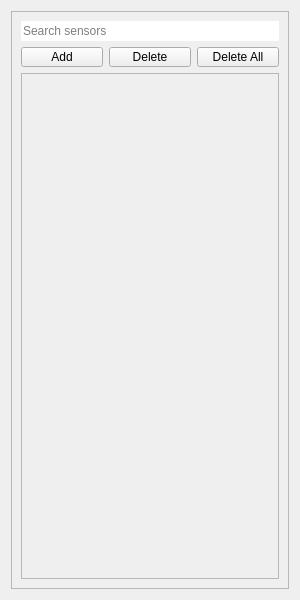
<?xml version="1.0" encoding="UTF-8"?>
<ui version="4.0">
 <class>SearchAddWidget</class>
 <widget class="QWidget" name="SearchAddWidget">
  <property name="windowModality">
   <enum>Qt::ApplicationModal</enum>
  </property>
  <property name="enabled">
   <bool>true</bool>
  </property>
  <property name="geometry">
   <rect>
    <x>0</x>
    <y>0</y>
    <width>300</width>
    <height>600</height>
   </rect>
  </property>
  <property name="sizePolicy">
   <sizepolicy hsizetype="Expanding" vsizetype="Expanding">
    <horstretch>0</horstretch>
    <verstretch>0</verstretch>
   </sizepolicy>
  </property>
  <property name="minimumSize">
   <size>
    <width>300</width>
    <height>0</height>
   </size>
  </property>
  <property name="maximumSize">
   <size>
    <width>300</width>
    <height>16777215</height>
   </size>
  </property>
  <property name="windowTitle">
   <string>Form</string>
  </property>
  <layout class="QVBoxLayout" name="verticalLayout">
   <item>
    <widget class="QFrame" name="frame">
     <property name="sizePolicy">
      <sizepolicy hsizetype="Expanding" vsizetype="Preferred">
       <horstretch>0</horstretch>
       <verstretch>0</verstretch>
      </sizepolicy>
     </property>
     <property name="frameShape">
      <enum>QFrame::StyledPanel</enum>
     </property>
     <property name="frameShadow">
      <enum>QFrame::Raised</enum>
     </property>
     <layout class="QVBoxLayout" name="verticalLayout_3">
      <item>
       <layout class="QVBoxLayout" name="verticalLayout_2">
        <item>
         <widget class="QLineEdit" name="SearchLine">
          <property name="frame">
           <bool>false</bool>
          </property>
          <property name="placeholderText">
           <string>Search sensors</string>
          </property>
         </widget>
        </item>
        <item>
         <layout class="QHBoxLayout" name="horizontalLayout_2">
          <item>
           <widget class="QPushButton" name="AddButton">
            <property name="minimumSize">
             <size>
              <width>50</width>
              <height>20</height>
             </size>
            </property>
            <property name="maximumSize">
             <size>
              <width>170</width>
              <height>20</height>
             </size>
            </property>
            <property name="text">
             <string>Add</string>
            </property>
           </widget>
          </item>
          <item>
           <widget class="QPushButton" name="DeleteButton">
            <property name="maximumSize">
             <size>
              <width>170</width>
              <height>20</height>
             </size>
            </property>
            <property name="text">
             <string>Delete</string>
            </property>
           </widget>
          </item>
          <item>
           <widget class="QPushButton" name="DeleteAllButton">
            <property name="minimumSize">
             <size>
              <width>50</width>
              <height>20</height>
             </size>
            </property>
            <property name="maximumSize">
             <size>
              <width>170</width>
              <height>20</height>
             </size>
            </property>
            <property name="text">
             <string>Delete All</string>
            </property>
           </widget>
          </item>
         </layout>
        </item>
        <item>
         <widget class="QScrollArea" name="ScrollSensors">
          <property name="verticalScrollBarPolicy">
           <enum>Qt::ScrollBarAsNeeded</enum>
          </property>
          <property name="sizeAdjustPolicy">
           <enum>QAbstractScrollArea::AdjustToContents</enum>
          </property>
          <property name="widgetResizable">
           <bool>true</bool>
          </property>
          <widget class="QWidget" name="scrollAreaWidgetContents">
           <property name="geometry">
            <rect>
             <x>0</x>
             <y>0</y>
             <width>258</width>
             <height>502</height>
            </rect>
           </property>
           <layout class="QHBoxLayout" name="horizontalLayout">
            <item>
             <widget class="QWidget" name="Container" native="true">
              <property name="sizePolicy">
               <sizepolicy hsizetype="Preferred" vsizetype="Preferred">
                <horstretch>0</horstretch>
                <verstretch>0</verstretch>
               </sizepolicy>
              </property>
              <property name="minimumSize">
               <size>
                <width>0</width>
                <height>0</height>
               </size>
              </property>
              <layout class="QVBoxLayout" name="verticalLayout_4">
               <item>
                <layout class="QVBoxLayout" name="VLayout">
                 <property name="sizeConstraint">
                  <enum>QLayout::SetFixedSize</enum>
                 </property>
                </layout>
               </item>
              </layout>
             </widget>
            </item>
           </layout>
          </widget>
         </widget>
        </item>
       </layout>
      </item>
     </layout>
    </widget>
   </item>
  </layout>
 </widget>
 <resources/>
 <connections/>
</ui>
